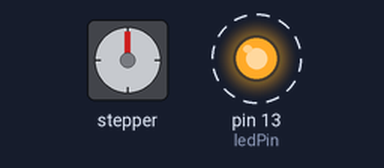
Recording of a sketch running on a simulated Arduino Uno, built with avr-gcc and run on an emulated ATmega328P. Parts: stepper motor, output pins drawn as LEDs (lit = HIGH). Wiring (inferred from the names in the program): stepper motor driver (200 steps per turn assumed): step pin 3; direction pin 2. Dashed ring = blinking. Pins used as bus, display or sensor lines are not drawn.

Above: at 0.05 s.
At 0.2 s:
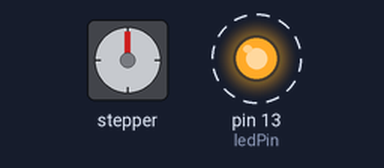
At 0.35 s:
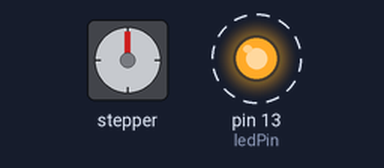
At 2.75 s:
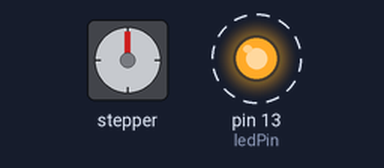
Timing chart, 0 to 6.2 s (numbered marks = the images above):
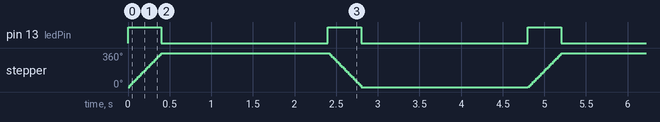

The sketch:

arduino.ino
```cpp
/*
 * NEMA14 Stepper Motor Control with DRV8825
 * * Hardware Connections:
 * - Arduino GND -> DRV8825 GND
 * - Arduino Pin 2 -> DRV8825 DIR
 * - Arduino Pin 3 -> DRV8825 STEP
 * - Arduino Pin 13 -> Built-in LED (Status Indicator)
 * * Power Connections:
 * - Motor Power Supply (12V-24V) -> DRV8825 VMOT & GND
 * - 100uF 100V Capacitor -> Connected across VMOT and GND (Vital for driver protection)
 * - NEMA14 Coils -> DRV8825 A1/A2 and B1/B2
 * * Note: Ensure current limit on DRV8825 is adjusted via the potentiometer
 * before connecting the motor to prevent overheating.
 */

// Pin Definitions
const int dirPin = 2;
const int stepPin = 3;
const int ledPin = 13; // Uses the built-in LED on the Arduino Uno

// Motor Settings
const int stepsPerRevolution = 200; // Standard for NEMA14 (1.8 degree step angle)
const int stepDelay = 1000;         // Delay between steps in microseconds (lower = faster)

void setup() {
  // Declare pins as Outputs
  pinMode(stepPin, OUTPUT);
  pinMode(dirPin, OUTPUT);
  pinMode(ledPin, OUTPUT);

  // Initialize LED to LOW
  digitalWrite(ledPin, LOW);
}

void loop() {
  // --- Direction: Clockwise ---
  digitalWrite(dirPin, HIGH);

  // Turn LED ON to indicate motor is active
  digitalWrite(ledPin, HIGH);

  // Spin motor one full revolution
  for(int x = 0; x < stepsPerRevolution; x++) {
    digitalWrite(stepPin, HIGH);
    delayMicroseconds(stepDelay);
    digitalWrite(stepPin, LOW);
    delayMicroseconds(stepDelay);
  }

  // Turn LED OFF indicating movement is done
  digitalWrite(ledPin, LOW);

  // Wait 2 seconds
  delay(2000);

  // --- Direction: Counter-Clockwise ---
  digitalWrite(dirPin, LOW);

  // Turn LED ON
  digitalWrite(ledPin, HIGH);

  // Spin motor one full revolution back
  for(int x = 0; x < stepsPerRevolution; x++) {
    digitalWrite(stepPin, HIGH);
    delayMicroseconds(stepDelay);
    digitalWrite(stepPin, LOW);
    delayMicroseconds(stepDelay);
  }

  // Turn LED OFF
  digitalWrite(ledPin, LOW);

  // Wait 2 seconds
  delay(2000);
}
```

Measured:
- by itself, pin 13 (ledPin): alternates HIGH for 0.40 s and LOW for 2.0 s
- by itself, stepper: turns 360° clockwise in 0.38 s, then 360° counter-clockwise in 0.40 s, repeating every 4.8 s
